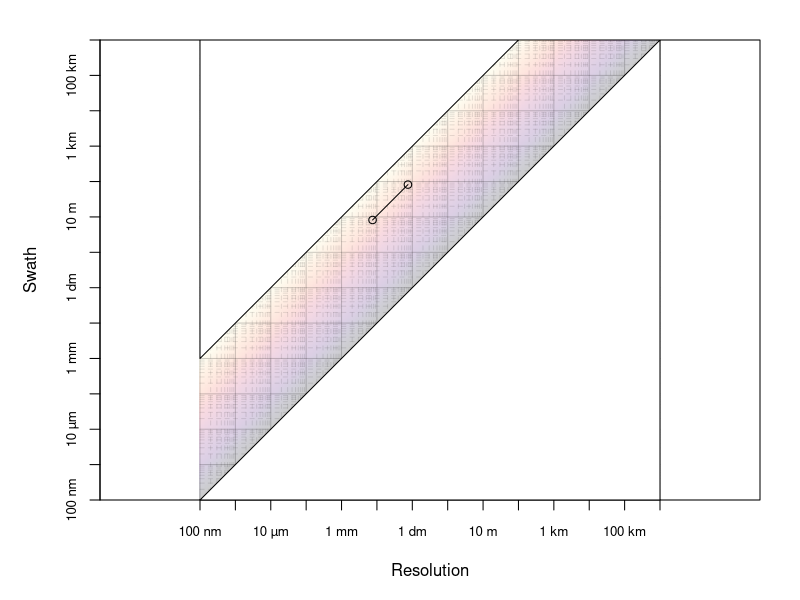

Write R code to recreate this figure.
## ---- chunk 1
#| label: fig-resolutions
#| fig-cap: "Resolutions of x different sensors cross represented with the different spatial scales of MPB"
#| fig-width: 10
#| fig-height: 10
#| cache: true
#| echo: false
#| eval: true
#| warning: true

library(viridis)

xmin = -7
xmax = 6

ymin = -7
ymax = 6

npixmax = 1e4

par(mar = c(5,5,2,2))

plot(c(),c(),xlab = "Resolution",ylab = "Swath",xaxt="n",yaxt="n",xlim=c(xmin,xmax),ylim = c(ymin,ymax),xaxs="i",yaxs="i",asp= 1)

x_fond <- seq(xmin, xmax, length.out = 300)
y_fond <- seq(ymin, ymax, length.out = 300)
z_fond <- outer(x_fond, y_fond, FUN = function(x, y) (10^y)/(10^x))

cols <- magma(n = 1000,alpha = 0.2)

image(x_fond, y_fond, log10(z_fond), col = cols, zlim = log10(c(1, npixmax)),add=T)

X    = 10^(seq(xmin,xmax))
Y    = 10^(seq(ymin,ymax))

for(x in X){
  lines(log10(c(x,x)),c(ymin,ymax),lty=1,col=rgb(0,0,0,0.2))
}

for(x in c(2*X[-length(X)],3*X[-length(X)],4*X[-length(X)],5*X[-length(X)],6*X[-length(X)],7*X[-length(X)],8*X[-length(X)],9*X[-length(X)])){
  lines(log10(c(x,x)),c(ymin,ymax),lty=2,col=rgb(0,0,0,0.1))
}

for(y in Y){
  lines(c(xmin,xmax),log10(c(y,y)),lty=1,col=rgb(0,0,0,0.2))
}

for(y in c(2*Y[-length(Y)],3*Y[-length(Y)],4*Y[-length(Y)],5*Y[-length(Y)],6*Y[-length(Y)],7*Y[-length(Y)],8*Y[-length(Y)],9*Y[-length(Y)])){
  lines(c(xmin,xmax),log10(c(y,y)),lty=2,col=rgb(0,0,0,0.1))
}

axis(1,at=log10(X),labels = c("100 nm","1 µm","10 µm","100 µm","1 mm","1 cm","1 dm","1 m","10 m","100 m","1 km","10 km","100 km","1000 km"),cex.axis=0.8)
axis(2,at=log10(Y),labels = c("100 nm","1 µm","10 µm","100 µm","1 mm","1 cm","1 dm","1 m","10 m","100 m","1 km","10 km","100 km","1000 km"),cex.axis=0.8)

polygon(c(xmin,xmax,xmax,xmin), c(xmin,xmin,xmax,xmin), col = "white", border = "black")
polygon(c(xmin,log10((10^ymax)/npixmax),xmin,xmin), c(log10(npixmax*10^xmin),ymax,ymax,log10(npixmax*10^xmin)), col = "white", border = "black")

H  = seq(12,120,0.1)
N  = 1088
SW = N*0.00345/1000
FR = 5.5/1000
DW = H*SW/FR
SR = DW/N

lines(log10(SR),log10(DW))
points(c(min(log10(SR)),max(log10(SR))),c(min(log10(DW)),max(log10(DW))))

liste_res_sat = c(10)
liste_cov_sat = c()
